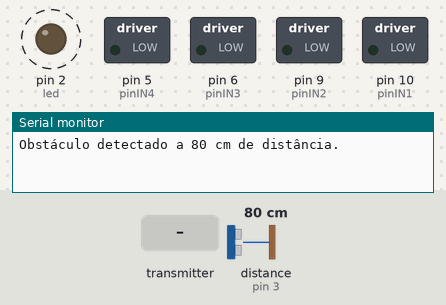
The sketch below on a simulated Arduino Uno, built with avr-gcc and run on an emulated ATmega328P. Shown: switched loads named in the sketch (green lamp = pin HIGH), output pins drawn as LEDs (lit = HIGH), the last lines printed to the serial monitor. Dashed ring = blinking. Inputs (shaded band) come from the test bench; at power-on: distance to the obstacle (sensor on pin 3) 80 cm. The echo pulse lasts 58.3 µs per cm; no radio packets arrive unless stated; pins used as bus, display or sensor lines are not drawn.

Above: at 1.9 s.
2.0 s: the transmitter starts sending pot1 = 0
At 2.42 s:
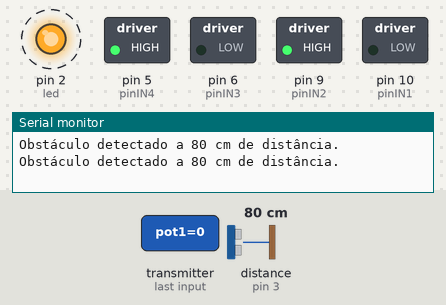
5.5 s: the transmitter starts sending pot2 = 0
At 5.74 s:
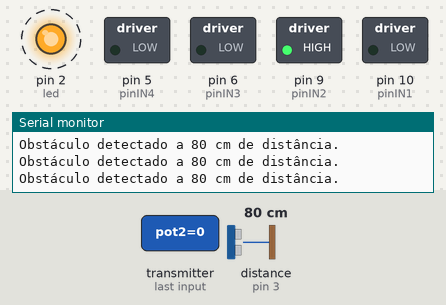
9.0 s: the transmitter starts sending botao = 1
At 10.17 s:
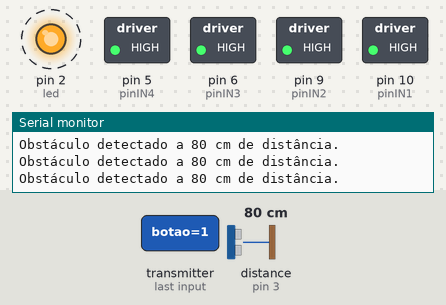
12.5 s: distance to the obstacle (sensor on pin 3) set to 195 cm
16.0 s: distance to the obstacle (sensor on pin 3) set to 206 cm
At 16.5 s:
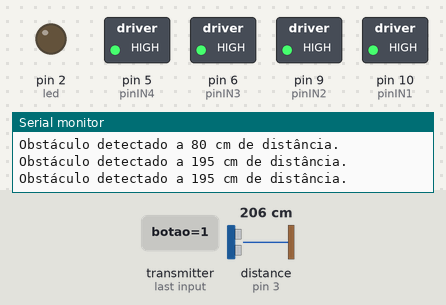
17.5 s: distance to the obstacle (sensor on pin 3) set to 60 cm
At 17.85 s:
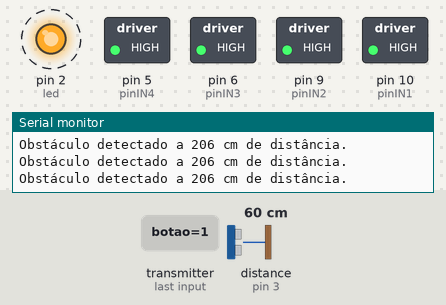
Timing chart, 0 to 22.8 s (numbered marks = the images above; inputs shaded):
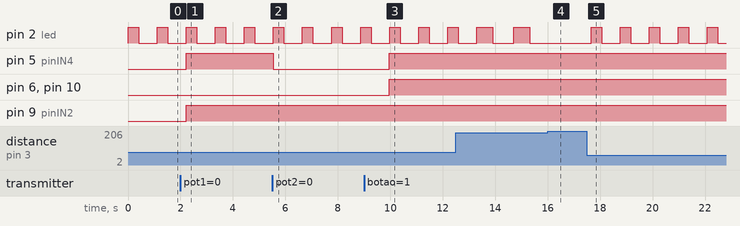

The sketch:

main_arduino.ino
```cpp
#include "Ultrasonic.h" // Biblioteca referente ao sensor ultrassônico
#include <RF24.h> // Biblioteca referente ao Módulo de Rádio Frequência - Comunicação Robô - controle
/*
2 - pino do led
3 e 4 - sensor ultrassonico

*/

// Módulo de rádio frequência
#define pinCE  7
#define pinCSN 8

// Motores
#define pinIN1 10    //Motor 1
#define pinIN2 9     //Motor 1
#define pinIN3 6     //Motor 2
#define pinIN4 5     //Motor 2

// Variaveis para controle da direção do robô
int pDireita  = 100;
int pEsquerda = 100;

// LED
const int led = 2;

// Variaveis para registro do estado do Joystick
struct tipoDadosRF
{
   int pot1 = 512;
   int pot2 = 512;
   boolean botao = false;
};
tipoDadosRF dadosRF;

// Inicialização dos módulos de rádio frequência
RF24 radio(pinCE,pinCSN);
const uint64_t pipeOut = 0xE8E8F0F0E1LL; // Endereço da comunicação entre os módulos de rádio frequência

// Sensor ultrassônico
const int echoPin = 3; //PINO DIGITAL UTILIZADO PELO HC-SR04 ECHO(RECEBE)
const int trigPin = 4; //PINO DIGITAL UTILIZADO PELO HC-SR04 TRIG(ENVIA)
int distancia; //VARIÁVEL DO TIPO INTEIRO
Ultrasonic ultrasonic(trigPin,echoPin); //INICIALIZANDO OS PINOS DO ARDUINO

void setup(){
  // * Módulo de rádio frequência *
  radio.begin(); // Liga o módulo

 // Definindo o nível (potência) de comunicação
  radio.setPALevel( RF24_PA_LOW );     //Possibilidades: RF24_PA_MIN  / RF24_PA_LOW / RF24_PA_HIGH / RF24_PA_MAX - quanto maior a potência, mais distante a comunicação, porém demanda mais bateria (alimentar o módulo com mais corrente)

  // Velocidade de comunicação entre os módulos
  radio.setDataRate( RF24_250KBPS );   // Possibilidades: RF24_250KBPS / RF24_1MBPS  / RF24_2MBPS - para longas distâncias, colocar velocidade baixa

  // Inicia o canal de comunicação - canal 1 e usando o endereço na variavel pipeOut
  radio.openReadingPipe(1, pipeOut);

  // Começa a ouvir - receber informações do controle
  radio.startListening();

  // * Sensor ultrassônico *
  pinMode(echoPin, INPUT); // Define o pino de entrada (recebe dados)
  pinMode(trigPin, OUTPUT); // Define o pino de saída (envia dados)

  // * Motor *
  pinMode(pinIN1, OUTPUT);
  pinMode(pinIN2, OUTPUT);
  pinMode(pinIN3, OUTPUT);
  pinMode(pinIN4, OUTPUT);

  // * LED *
  pinMode(led, OUTPUT);

  Serial.begin(9600);
}

void loop(){
  hcsr04(); // Chama função do sensor ultrassônico

  // Controle rádio frequência
  if (radio.available()) { // controle para saber se existe comunicação - rádio está disponível? Sim (ou seja, controle enviou alguma informação para o robô)
     radio.read(&dadosRF, sizeof(tipoDadosRF)); // Lê a informação enviada pelo controle, guardando em uma struct dadosRF
  }

  // Controle da direção do robô
  if (dadosRF.botao) {
     //Aciona o freio
     digitalWrite(pinIN1, HIGH);
     digitalWrite(pinIN2, HIGH);
     digitalWrite(pinIN3, HIGH);
     digitalWrite(pinIN4, HIGH);
  } else {
     //Controle da direção
     if (dadosRF.pot2 < 512) {
        //Esquerda
        pDireita  = 100;
        pEsquerda = map(dadosRF.pot2, 511, 0, 100, 0);
     } else {
        //Direita
        pDireita  = map(dadosRF.pot2, 512, 1023, 100, 0);
        pEsquerda = 100;
     }

     if (dadosRF.pot1 < 512) {
        //Reverso
        int velocidade = map(dadosRF.pot1, 511, 0, 0, 255);

        analogWrite(pinIN1, 0);
        analogWrite(pinIN2, velocidade * pDireita / 100);

        analogWrite(pinIN3, 0);
        analogWrite(pinIN4, velocidade * pEsquerda / 100);
     } else {
        //Para frente
        int velocidade = map(dadosRF.pot1, 512, 1023, 0, 255);

        analogWrite(pinIN1, velocidade * pDireita / 100);
        analogWrite(pinIN2, 0);

        analogWrite(pinIN3, velocidade * pEsquerda / 100);
        analogWrite(pinIN4, 0);
     }
  }
}

void piscarLed(int tempo){
  digitalWrite(led, HIGH);
  delay(tempo * 2);
  digitalWrite(led, LOW);
  delay(tempo);
}

// Calcular a distância
void hcsr04(){
    digitalWrite(trigPin, LOW); // Envia um pulso LOW para o pino 6
    delayMicroseconds(2);
    digitalWrite(trigPin, HIGH); // Envia um pulso HIGH para o pino 6
    delayMicroseconds(10);
    digitalWrite(trigPin, LOW); // Envia um pulso LOW para o pino 6

    // A função Ranging faz a conversão do tempo de resposta do echo - em cm
    distancia = (ultrasonic.Ranging(CM));

    // Pisca o LED de acordo com a distância lida
    if (distancia <= 10){
      piscarLed(50);
    }
    else if (distancia <= 50){
      piscarLed(100);
    }
    else if (distancia <= 100){
      piscarLed(200);
    }
    else if (distancia <= 200){
      piscarLed(300);
    }
    delay(500);

    Serial.print("Obstáculo detectado a "); //IMPRIME O TEXTO NO MONITOR SERIAL
    Serial.print(String(distancia)); ////IMPRIME NO MONITOR SERIAL A DISTÂNCIA MEDIDA
    Serial.println(" cm de distância."); //IMPRIME O TEXTO NO MONITOR SERIAL
 }
```

Measured:
- the behaviour switches between 200 and 201 cm on distance to the obstacle (sensor on pin 3) (found by bisection; images 3 and 4)
- after the input at 2.0 s, pin 5 (pinIN4), pin 9 (pinIN2): LOW → HIGH after 0.22 s
- after the input at 5.5 s, pin 5 (pinIN4): HIGH → LOW at once
- after the input at 9.0 s, pin 5 (pinIN4), pin 6 (pinIN3), pin 10 (pinIN1): LOW → HIGH after 0.97 s
- after the input at 16.0 s, pin 2 (led): stays LOW (without the input it goes to HIGH after 0.12 s)
- after the input at 17.5 s, pin 2 (led): alternates HIGH for 0.40 s and LOW for 0.71 s, starting after 0.16 s
- by itself, pin 2 (led): alternates HIGH for 0.60 s and LOW for 0.76 s
